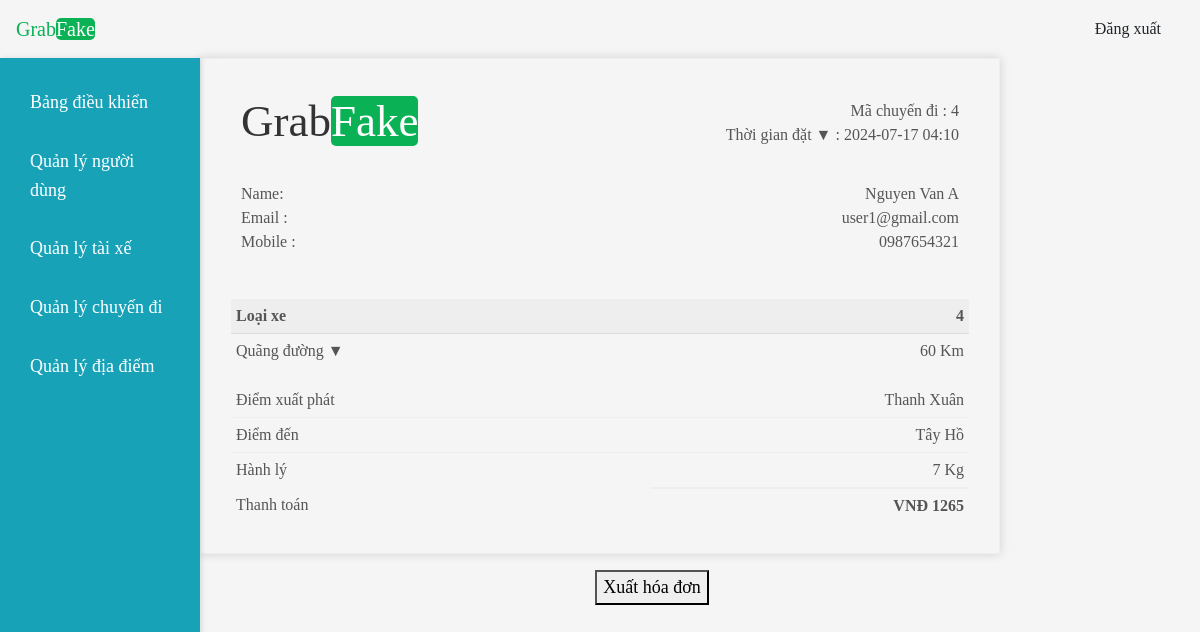
The page /invoice.php?id=4 (signed in) on the database its author committed.
### tables this page shows
CREATE TABLE `ride` (
  `ride_id` int NOT NULL,
  `ride_date` varchar(20) NOT NULL,
  `from_distance` varchar(50) NOT NULL,
  `to_distance` varchar(50) NOT NULL,
  `cab_type` tinyint NOT NULL,
  `total_distance` varchar(50) NOT NULL,
  `luggage` varchar(50) NOT NULL,
  `total_fare` varchar(50) NOT NULL,
  `status` int NOT NULL,
  `customer_user_id` int NOT NULL,
  `driver_id` int NOT NULL
);

CREATE TABLE `user` (
  `user_id` int NOT NULL,
  `user_name` varchar(50) NOT NULL,
  `name` varchar(255) NOT NULL,
  `dateofsignup` varchar(20) NOT NULL,
  `mobile` varchar(15) NOT NULL,
  `isblock` tinyint(1) NOT NULL,
  `password` varchar(50) NOT NULL,
  `role` tinyint(1) NOT NULL,
  `vehicle_type` int NOT NULL
);

### dbcon.php (called while the page is built, shortened)
<?php
class Dbcon
{
    public function __construct()
    {
        $this->conn = new mysqli("localhost", "root", "", "grab_fake");
    }
}

### adminwrk.php (called while the page is built, shortened)
<?php
class adminwrk
{
    function iallride($id, $conn)
    {
        $sql = "SELECT * FROM ride WHERE ride_id='$id'";
        $result = $conn->query($sql);
        $appr = array();
        while ($row = $result->fetch_assoc()) {
            array_push($appr, $row);
        }
        return $appr;
    }
    function ialluser($cid, $conn)
    {
        $sql = "SELECT * FROM user WHERE user_id='$cid'";
        $result = $conn->query($sql);
        $appr = array();
        while ($row = $result->fetch_assoc()) {
            array_push($appr, $row);
        }
        return $appr;
    }
}

### invoice.php (the view, shortened to what this page needs)
<?php
include('adhead.php');
if ($_SESSION['userdata']['role'] == 1) {
    include('adsidebar.php');
    $id = $_GET['id'];
    $adm = new adminwrk();
    $admc = new dbcon();
    $shor = $adm->iallride($id, $admc->conn);
    foreach ($shor as $key => $val) {
        $rid = $val['ride_id'];
        $cid = $val['customer_user_id'];
        $date = $val['ride_date'];
        $cab = $val['cab_type'];
        $pic = $val['from_distance'];
        $drop = $val['to_distance'];
        $lugg = $val['luggage'];
        $fare = $val['total_fare'];
        $dist = $val['total_distance'];
    }
    $usr = $adm->ialluser($cid, $admc->conn);
    foreach ($usr as $key1 => $val1) {
        $name = $val1['name'];
        $email = $val1['user_name'];
        $mob = $val1['mobile'];
    }
?>
    </head>
    <body>
        <div id="pbox">
            <div class="invoice-box">
                <table cellpadding="0" cellspacing="0">
                    <tr class="top">
                        <td colspan="2">
                            <table>
                                <tr>
                                    <td class="title">
                                        <a style="width:100%; max-width:300px;">Grab<span class="logo-header">Fake</span>
                                    </td>
                                    <td>
                                        Mã chuyến đi : <?php echo $rid; ?><br>
                                        Thời gian đặt &#9660; : <?php echo $date; ?><br>
                                    </td>
                                </tr>
                            </table>
                        </td>
                    </tr>
                    <tr class="information">
                        <td colspan="2">
                            <table>
                                <tr>
                                    <td>
                                        Name: <br>
                                        Email :<br>
                                        Mobile :
                                    </td>
                                    <td>
                                        <?php echo $name; ?><br>
                                        <?php echo $email; ?><br>
                                        <?php echo $mob; ?>
                                    </td>
                                </tr>
                            </table>
                        </td>
                    </tr>
                    <tr class="heading">
                        <td>
                            Loại xe
                        </td>
                        <td>
                            <?php echo $cab; ?>
                        </td>
                    </tr>
                    <tr class="details">
                        <td>
                            Quãng đường &#9660;
                        </td>
                        <td>
                            <?php echo $dist; ?> Km
                        </td>
                    </tr>
                    <tr class="item">
                        <td>
                            Điểm xuất phát
                        </td>
                        <td>
                            <?php echo $pic; ?>
                        </td>
                    </tr>
                    <tr class="item">
                        <td>
                            Điểm đến
                        </td>
                        <td>
                            <?php echo $drop; ?>
                        </td>
                    </tr>
                    <tr class="item last">
                        <td>
                            Hành lý
                        </td>
                        <td>
                            <?php echo $lugg; ?> Kg
                        </td>
                    </tr>
                    <tr class="total">
                        <td>Thanh toán</td>
                        <td>VNĐ
                            <?php echo $fare; ?>
                        </td>
                    </tr>
                </table>
            </div>
        </div>
        <div class="text-center mt-3 mr-lg-5 pr-lg-5">
            <button id="prnt">Xuất hóa đơn</button>
        </div>
    <?php
} else {
    echo '<h1 class="text-center text-weight-bold text-dark">Bạn không có quyền truy cập</h1>';
}
include('adfoot.php'); ?>

### assets/css/style.css (style rules this page uses)
* { box-sizing: border-box; }
body { font-family: "Times New Roman", Times, serif; font-size: 16px; line-height: 1.6; margin: 0; padding: 0; background-color: #f5f5f5; }
.logo-header { background-color: #0ab155; color: white; border-radius: 5px; }
button { font-size: 18px !important; }
.invoice-box { max-width: 800px; margin: auto; padding: 30px; border: 1px solid #eee; box-shadow: 0 0 10px rgba(0, 0, 0, 0.15); font-size: 16px; line-height: 24px; color: #555; }
.invoice-box table { width: 100%; line-height: inherit; text-align: left; }
.invoice-box table td { padding: 5px; vertical-align: top; }
.invoice-box table tr td:nth-child(2) { text-align: right; }
.invoice-box table tr.top table td { padding-bottom: 20px; }
.invoice-box table tr.top table td.title { font-size: 45px; line-height: 45px; color: #333; }
.invoice-box table tr.information table td { padding-bottom: 40px; }
.invoice-box table tr.heading td { background: #eee; border-bottom: 1px solid #ddd; font-weight: bold; }
.invoice-box table tr.details td { padding-bottom: 20px; }
.invoice-box table tr.item td { border-bottom: 1px solid #eee; }
.invoice-box table tr.item.last td { border-bottom: none; }
.invoice-box table tr.total td:nth-child(2) { border-top: 2px solid #eee; font-weight: bold; }

### rows shown on the page
ride: ride_id "4", ride_date "2024-07-17 04:10", cab_type "4", total_distance "60", from_distance "Thanh Xuân", to_distance "Tây Hồ", luggage "7", total_fare "1265"
user: name "Nguyen Van A", user_name "user1@gmail.com", mobile "0987654321"
